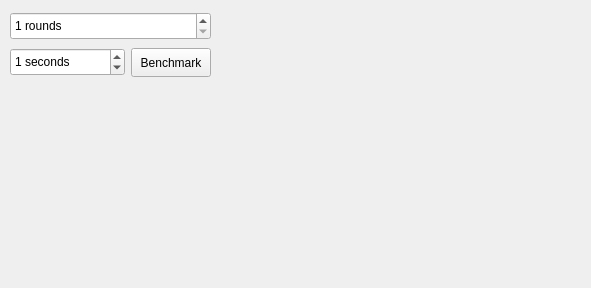
<?xml version="1.0" encoding="UTF-8"?>
<ui version="4.0">
 <class>RoundsSelectionWidget</class>
 <widget class="QWidget" name="RoundsSelectionWidget">
  <property name="geometry">
   <rect>
    <x>0</x>
    <y>0</y>
    <width>591</width>
    <height>288</height>
   </rect>
  </property>
  <property name="sizePolicy">
   <sizepolicy hsizetype="Expanding" vsizetype="Expanding">
    <horstretch>0</horstretch>
    <verstretch>0</verstretch>
   </sizepolicy>
  </property>
  <property name="minimumSize">
   <size>
    <width>500</width>
    <height>80</height>
   </size>
  </property>
  <property name="windowTitle">
   <string>Form</string>
  </property>
  <widget class="QWidget" name="verticalLayoutWidget">
   <property name="geometry">
    <rect>
     <x>10</x>
     <y>10</y>
     <width>201</width>
     <height>71</height>
    </rect>
   </property>
   <layout class="QVBoxLayout" name="verticalLayout">
    <item>
     <layout class="QHBoxLayout" name="horizontalLayout_3">
      <item>
       <widget class="QSpinBox" name="transformRoundsSpinBox">
        <property name="sizePolicy">
         <sizepolicy hsizetype="Expanding" vsizetype="Fixed">
          <horstretch>0</horstretch>
          <verstretch>0</verstretch>
         </sizepolicy>
        </property>
        <property name="minimumSize">
         <size>
          <width>0</width>
          <height>28</height>
         </size>
        </property>
        <property name="maximumSize">
         <size>
          <width>16777215</width>
          <height>16777215</height>
         </size>
        </property>
        <property name="frame">
         <bool>true</bool>
        </property>
        <property name="alignment">
         <set>Qt::AlignLeading|Qt::AlignLeft|Qt::AlignVCenter</set>
        </property>
        <property name="accelerated">
         <bool>false</bool>
        </property>
        <property name="suffix">
         <string> rounds</string>
        </property>
        <property name="minimum">
         <number>1</number>
        </property>
        <property name="maximum">
         <number>1000000000</number>
        </property>
       </widget>
      </item>
     </layout>
    </item>
    <item>
     <layout class="QHBoxLayout" name="horizontalLayout_5">
      <item>
       <widget class="QSpinBox" name="transformRoundsSecondsSpinBox">
        <property name="sizePolicy">
         <sizepolicy hsizetype="Expanding" vsizetype="Fixed">
          <horstretch>0</horstretch>
          <verstretch>0</verstretch>
         </sizepolicy>
        </property>
        <property name="minimumSize">
         <size>
          <width>0</width>
          <height>28</height>
         </size>
        </property>
        <property name="suffix">
         <string> seconds</string>
        </property>
        <property name="value">
         <number>1</number>
        </property>
       </widget>
      </item>
      <item>
       <widget class="QPushButton" name="transformBenchmarkButton">
        <property name="minimumSize">
         <size>
          <width>0</width>
          <height>29</height>
         </size>
        </property>
        <property name="toolTip">
         <string>Calculate the number of transformation rounds based on the derivation time</string>
        </property>
        <property name="text">
         <string>Benchmark</string>
        </property>
       </widget>
      </item>
     </layout>
    </item>
   </layout>
  </widget>
 </widget>
 <resources/>
 <connections/>
</ui>
